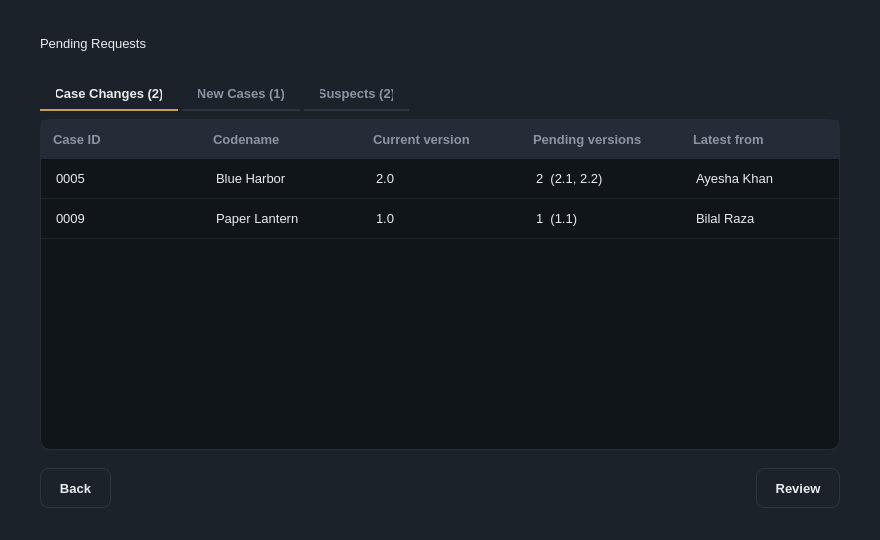
<?xml version="1.0" encoding="UTF-8"?>
<ui version="4.0">
 <class>MainWindow</class>
 <widget class="QMainWindow" name="MainWindow">
  <property name="geometry"><rect><x>0</x><y>0</y><width>880</width><height>540</height></rect></property>
  <property name="windowTitle"><string>MainWindow</string></property>
  <property name="styleSheet"><string notr="true">/* Asche Yiu Police Department - dark / gold theme
   Shared by every .ui file. Widgets pick a style through the dynamic
   property  variant  (Qt Designer: Property Editor &gt; Dynamic Properties). */

QMainWindow, QDialog, QWidget#centralwidget { background: #1c222a; }
QWidget { color: #eaecef; font-family: "Inter", "SF Pro Text", "Segoe UI", "Helvetica Neue", sans-serif; font-size: 13px; }
QLabel { background: transparent; }
QCheckBox { background: transparent; spacing: 8px; }

/* ---- typography ---- */
QLabel[variant="title"]     { font-size: 20px; font-weight: 700; color: #eaecef; }
QLabel[variant="subtitle"]  { font-size: 13px; color: #8b94a3; }
QLabel[variant="field"]     { color: #8b94a3; }
QLabel[variant="section"]   { color: #eaecef; font-size: 14px; font-weight: 600; }
QLabel[variant="cardTitle"] { font-size: 16px; font-weight: 700; color: #eaecef; }
QLabel[variant="value"]     { font-size: 14px; font-weight: 600; color: #eaecef; }
QLabel[variant="hint"]      { color: #8b94a3; font-size: 12px; }
QLabel[variant="stat"]      { color: #c3a459; font-size: 22px; font-weight: 700; }
QFrame[variant="accent"]    { background: #c3a459; border: none; border-radius: 1px; }

/* ---- badges / icons ---- */
QLabel[variant="badgeGold"]  { background: rgba(195,164,89,40);  color: #c3a459; border-radius: 10px; padding: 3px 10px; font-size: 11px; font-weight: 700; }
QLabel[variant="badgeGreen"] { background: rgba(111,159,125,40); color: #7fb08c; border-radius: 10px; padding: 3px 10px; font-size: 11px; font-weight: 700; }
QLabel[variant="badgeRed"]   { background: rgba(184,105,95,45);  color: #cf7d72; border-radius: 10px; padding: 3px 10px; font-size: 11px; font-weight: 700; }
QLabel[variant="badgeMuted"] { background: rgba(139,148,163,35); color: #aab2bf; border-radius: 10px; padding: 3px 10px; font-size: 11px; font-weight: 700; }
QLabel[variant="avatar"]     { background: #c3a459; color: #10151a; border-radius: 24px; font-size: 16px; font-weight: 700; }
QLabel[variant="iconGold"]   { background: rgba(195,164,89,40);  color: #c3a459; border-radius: 30px; font-size: 26px; font-weight: 700; }
QLabel[variant="iconRed"]    { background: rgba(184,105,95,45);  color: #cf7d72; border-radius: 30px; font-size: 26px; font-weight: 700; }

/* ---- containers ---- */
QFrame[variant="card"]      { background: #252c37; border: 1px solid #2d3640; border-radius: 12px; }
QFrame[variant="notice"]    { background: rgba(195,164,89,26);  border: 1px solid rgba(195,164,89,90);  border-radius: 8px; }
QFrame[variant="noticeRed"] { background: rgba(184,105,95,30);  border: 1px solid rgba(184,105,95,100); border-radius: 8px; }
QFrame[variant="dropzone"]  { background: #10151a; border: 1px dashed #3a4552; border-radius: 10px; }
QFrame[variant="card"] QLabel, QFrame[variant="notice"] QLabel, QFrame[variant="noticeRed"] QLabel, QFrame[variant="dropzone"] QLabel { border: none; }

/* ---- inputs ---- */
QLineEdit, QTextEdit, QPlainTextEdit, QDateTimeEdit, QSpinBox, QDoubleSpinBox, QComboBox {
    background: #10151a; border: 1px solid #2d3640; border-radius: 8px; padding: 8px 10px; min-height: 20px;
    selection-background-color: #c3a459; selection-color: #10151a; }
QLineEdit:focus, QTextEdit:focus, QPlainTextEdit:focus, QDateTimeEdit:focus, QSpinBox:focus, QDoubleSpinBox:focus, QComboBox:focus { border: 1px solid #c3a459; }
QLineEdit[readOnly="true"], QPlainTextEdit[readOnly="true"], QTextEdit[readOnly="true"] { background: #161c22; color: #eaecef; }
QComboBox QAbstractItemView { background: #10151a; border: 1px solid #2d3640; selection-background-color: #2b3440; selection-color: #eaecef; outline: 0; }

/* ---- buttons ---- */
QPushButton { background: #1c222a; border: 1px solid #2d3640; border-radius: 8px; padding: 9px 18px; min-height: 20px; font-weight: 600; color: #eaecef; }
QPushButton:hover { background: #232b35; border-color: #3a4552; }
QPushButton:pressed { background: #10151a; }
QPushButton:disabled { color: #5b6573; border-color: #252d36; }
QPushButton[variant="primary"] { background: #c3a459; border: 1px solid #c3a459; color: #10151a; font-weight: 700; }
QPushButton[variant="primary"]:hover { background: #cfb26a; border-color: #cfb26a; }
QPushButton[variant="primary"]:pressed { background: #b39549; }
QPushButton[variant="primary"]:disabled { background: #4a4332; border-color: #4a4332; color: #8a8168; }
QPushButton[variant="accept"] { background: #273235; border: 1px solid #34483f; color: #7fb08c; font-weight: 700; }
QPushButton[variant="accept"]:hover { background: #2c3a3d; }
QPushButton[variant="reject"] { background: #2f2b31; border: 1px solid #4a3638; color: #cf7d72; font-weight: 700; }
QPushButton[variant="reject"]:hover { background: #352e34; }
QPushButton[variant="tile"] { background: #252c37; border: 1px solid #2d3640; border-radius: 12px; padding: 16px 20px; text-align: left; font-size: 14px; font-weight: 500; }
QPushButton[variant="tile"]:hover { border-color: #c3a459; background: #29313d; }

/* ---- lists / tables ---- */
QListWidget, QTableWidget, QTreeWidget { background: #10151a; border: 1px solid #252d36; border-radius: 10px; outline: 0; gridline-color: transparent; alternate-background-color: #131920; }
QListWidget::item { padding: 10px 12px; border-bottom: 1px solid #1d242c; }
QListWidget::item:selected, QTableWidget::item:selected { background: #232b35; color: #eaecef; }
QListWidget::item:hover, QTableWidget::item:hover { background: #1a2129; }
QTableWidget::item { padding: 8px 12px; border-bottom: 1px solid #1d242c; }
QHeaderView { background: #252c37; border: none; border-top-left-radius: 10px; border-top-right-radius: 10px; }
QHeaderView::section { background: #252c37; color: #8b94a3; font-weight: 600; border: none; padding: 10px 12px; }
QTableCornerButton::section { background: #252c37; border: none; }
QTableView::indicator, QListView::indicator, QCheckBox::indicator { width: 16px; height: 16px; border: 1px solid #3a4552; border-radius: 4px; background: #10151a; }
QTableView::indicator:checked, QListView::indicator:checked, QCheckBox::indicator:checked { background: #c3a459; border-color: #c3a459; }

/* ---- tabs ---- */
QTabWidget::pane { border: none; top: 8px; }
QTabBar::tab { background: transparent; color: #8b94a3; padding: 8px 16px; margin-right: 4px; border: none; border-bottom: 2px solid #2d3640; font-weight: 600; }
QTabBar::tab:selected { color: #eaecef; border-bottom: 2px solid #c3a459; }
QTabBar::tab:hover:!selected { color: #c9ced6; }

/* ---- scrollbars ---- */
QScrollBar:vertical { background: transparent; width: 10px; margin: 2px; }
QScrollBar::handle:vertical { background: #2d3640; border-radius: 3px; min-height: 24px; }
QScrollBar:horizontal { background: transparent; height: 10px; margin: 2px; }
QScrollBar::handle:horizontal { background: #2d3640; border-radius: 3px; min-width: 24px; }
QScrollBar::add-line, QScrollBar::sub-line { width: 0; height: 0; }
QScrollBar::add-page, QScrollBar::sub-page { background: transparent; }

/* spin boxes: keep typing area clean, arrows via keyboard / wheel */
QSpinBox::up-button, QSpinBox::down-button, QDoubleSpinBox::up-button, QDoubleSpinBox::down-button { width: 0; border: none; }
</string></property>
  <widget class="QWidget" name="centralwidget"><layout class="QVBoxLayout" name="layout_127"><property name="leftMargin"><number>40</number></property><property name="topMargin"><number>36</number></property><property name="rightMargin"><number>40</number></property><property name="bottomMargin"><number>32</number></property><property name="spacing"><number>18</number></property><item><layout class="QVBoxLayout" name="layout_124"><property name="leftMargin"><number>0</number></property><property name="topMargin"><number>0</number></property><property name="rightMargin"><number>0</number></property><property name="bottomMargin"><number>0</number></property><property name="spacing"><number>6</number></property><item><widget class="QLabel" name="lblTitle"><property name="variant" stdset="0"><string>title</string></property><property name="text"><string>Pending Requests</string></property></widget></item><item><widget class="QFrame" name="qframe_123"><property name="variant" stdset="0"><string>accent</string></property><property name="minimumSize"><size><width>32</width><height>3</height></size></property><property name="maximumSize"><size><width>32</width><height>3</height></size></property></widget></item></layout></item><item><widget class="QTabWidget" name="tabRequests"><property name="currentIndex"><number>0</number></property><widget class="QWidget" name="tabCaseChanges"><attribute name="title"><string>Case Changes (2)</string></attribute><layout class="QVBoxLayout" name="layout_120"><property name="leftMargin"><number>0</number></property><property name="topMargin"><number>0</number></property><property name="rightMargin"><number>0</number></property><property name="bottomMargin"><number>0</number></property><item><widget class="QTableWidget" name="tblCaseChanges"><property name="rowCount"><number>2</number></property><property name="columnCount"><number>5</number></property><property name="editTriggers"><enum>QAbstractItemView::NoEditTriggers</enum></property><property name="selectionBehavior"><enum>QAbstractItemView::SelectRows</enum></property><property name="selectionMode"><enum>QAbstractItemView::SingleSelection</enum></property><property name="showGrid"><bool>false</bool></property><property name="horizontalScrollBarPolicy"><enum>Qt::ScrollBarAlwaysOff</enum></property><property name="minimumSize"><size><width>0</width><height>230</height></size></property><attribute name="horizontalHeaderDefaultSectionSize"><number>160</number></attribute><attribute name="horizontalHeaderStretchLastSection"><bool>true</bool></attribute><attribute name="verticalHeaderVisible"><bool>false</bool></attribute><attribute name="verticalHeaderDefaultSectionSize"><number>40</number></attribute><column><property name="text"><string>Case ID</string></property><property name="textAlignment"><set>Qt::AlignLeading|Qt::AlignVCenter</set></property></column><column><property name="text"><string>Codename</string></property><property name="textAlignment"><set>Qt::AlignLeading|Qt::AlignVCenter</set></property></column><column><property name="text"><string>Current version</string></property><property name="textAlignment"><set>Qt::AlignLeading|Qt::AlignVCenter</set></property></column><column><property name="text"><string>Pending versions</string></property><property name="textAlignment"><set>Qt::AlignLeading|Qt::AlignVCenter</set></property></column><column><property name="text"><string>Latest from</string></property><property name="textAlignment"><set>Qt::AlignLeading|Qt::AlignVCenter</set></property></column><item row="0" column="0"><property name="text"><string>0005</string></property></item><item row="0" column="1"><property name="text"><string>Blue Harbor</string></property></item><item row="0" column="2"><property name="text"><string>2.0</string></property></item><item row="0" column="3"><property name="text"><string>2  (2.1, 2.2)</string></property></item><item row="0" column="4"><property name="text"><string>Ayesha Khan</string></property></item><item row="1" column="0"><property name="text"><string>0009</string></property></item><item row="1" column="1"><property name="text"><string>Paper Lantern</string></property></item><item row="1" column="2"><property name="text"><string>1.0</string></property></item><item row="1" column="3"><property name="text"><string>1  (1.1)</string></property></item><item row="1" column="4"><property name="text"><string>Bilal Raza</string></property></item></widget></item></layout></widget><widget class="QWidget" name="tabNewCases"><attribute name="title"><string>New Cases (1)</string></attribute><layout class="QVBoxLayout" name="layout_121"><property name="leftMargin"><number>0</number></property><property name="topMargin"><number>0</number></property><property name="rightMargin"><number>0</number></property><property name="bottomMargin"><number>0</number></property><item><widget class="QTableWidget" name="tblNewCases"><property name="rowCount"><number>1</number></property><property name="columnCount"><number>4</number></property><property name="editTriggers"><enum>QAbstractItemView::NoEditTriggers</enum></property><property name="selectionBehavior"><enum>QAbstractItemView::SelectRows</enum></property><property name="selectionMode"><enum>QAbstractItemView::SingleSelection</enum></property><property name="showGrid"><bool>false</bool></property><property name="horizontalScrollBarPolicy"><enum>Qt::ScrollBarAlwaysOff</enum></property><property name="minimumSize"><size><width>0</width><height>230</height></size></property><attribute name="horizontalHeaderDefaultSectionSize"><number>200</number></attribute><attribute name="horizontalHeaderStretchLastSection"><bool>true</bool></attribute><attribute name="verticalHeaderVisible"><bool>false</bool></attribute><attribute name="verticalHeaderDefaultSectionSize"><number>40</number></attribute><column><property name="text"><string>Codename</string></property><property name="textAlignment"><set>Qt::AlignLeading|Qt::AlignVCenter</set></property></column><column><property name="text"><string>Filed by</string></property><property name="textAlignment"><set>Qt::AlignLeading|Qt::AlignVCenter</set></property></column><column><property name="text"><string>Time of incident</string></property><property name="textAlignment"><set>Qt::AlignLeading|Qt::AlignVCenter</set></property></column><column><property name="text"><string>Submitted</string></property><property name="textAlignment"><set>Qt::AlignLeading|Qt::AlignVCenter</set></property></column><item row="0" column="0"><property name="text"><string>Night Heron</string></property></item><item row="0" column="1"><property name="text"><string>Ayesha Khan</string></property></item><item row="0" column="2"><property name="text"><string>19/10/2026 02:15</string></property></item><item row="0" column="3"><property name="text"><string>Today, 02:20</string></property></item></widget></item></layout></widget><widget class="QWidget" name="tabSuspects"><attribute name="title"><string>Suspects (2)</string></attribute><layout class="QVBoxLayout" name="layout_122"><property name="leftMargin"><number>0</number></property><property name="topMargin"><number>0</number></property><property name="rightMargin"><number>0</number></property><property name="bottomMargin"><number>0</number></property><item><widget class="QTableWidget" name="tblSuspectRequests"><property name="rowCount"><number>2</number></property><property name="columnCount"><number>4</number></property><property name="editTriggers"><enum>QAbstractItemView::NoEditTriggers</enum></property><property name="selectionBehavior"><enum>QAbstractItemView::SelectRows</enum></property><property name="selectionMode"><enum>QAbstractItemView::SingleSelection</enum></property><property name="showGrid"><bool>false</bool></property><property name="horizontalScrollBarPolicy"><enum>Qt::ScrollBarAlwaysOff</enum></property><property name="minimumSize"><size><width>0</width><height>230</height></size></property><attribute name="horizontalHeaderDefaultSectionSize"><number>200</number></attribute><attribute name="horizontalHeaderStretchLastSection"><bool>true</bool></attribute><attribute name="verticalHeaderVisible"><bool>false</bool></attribute><attribute name="verticalHeaderDefaultSectionSize"><number>40</number></attribute><column><property name="text"><string>Codename</string></property><property name="textAlignment"><set>Qt::AlignLeading|Qt::AlignVCenter</set></property></column><column><property name="text"><string>Linked case</string></property><property name="textAlignment"><set>Qt::AlignLeading|Qt::AlignVCenter</set></property></column><column><property name="text"><string>Requested by</string></property><property name="textAlignment"><set>Qt::AlignLeading|Qt::AlignVCenter</set></property></column><column><property name="text"><string>Submitted</string></property><property name="textAlignment"><set>Qt::AlignLeading|Qt::AlignVCenter</set></property></column><item row="0" column="0"><property name="text"><string>Red Cap</string></property></item><item row="0" column="1"><property name="text"><string>0005  Blue Harbor</string></property></item><item row="0" column="2"><property name="text"><string>Ayesha Khan</string></property></item><item row="0" column="3"><property name="text"><string>Yesterday, 16:05</string></property></item><item row="1" column="0"><property name="text"><string>Night Janitor</string></property></item><item row="1" column="1"><property name="text"><string>0009  Paper Lantern</string></property></item><item row="1" column="2"><property name="text"><string>Bilal Raza</string></property></item><item row="1" column="3"><property name="text"><string>Yesterday, 12:30</string></property></item></widget></item></layout></widget></widget></item><item><layout class="QHBoxLayout" name="layout_126"><property name="leftMargin"><number>0</number></property><property name="topMargin"><number>0</number></property><property name="rightMargin"><number>0</number></property><property name="bottomMargin"><number>0</number></property><property name="spacing"><number>10</number></property><item><widget class="QPushButton" name="btnBack"><property name="text"><string>Back</string></property></widget></item><item><spacer name="spacer_125"><property name="orientation"><enum>Qt::Horizontal</enum></property><property name="sizeHint" stdset="0"><size><width>20</width><height>20</height></size></property></spacer></item><item><widget class="QPushButton" name="btnReview"><property name="variant" stdset="0"><string>primary</string></property><property name="text"><string>Review</string></property></widget></item></layout></item></layout></widget>
 </widget>
 <resources/>
 <connections/>
</ui>
